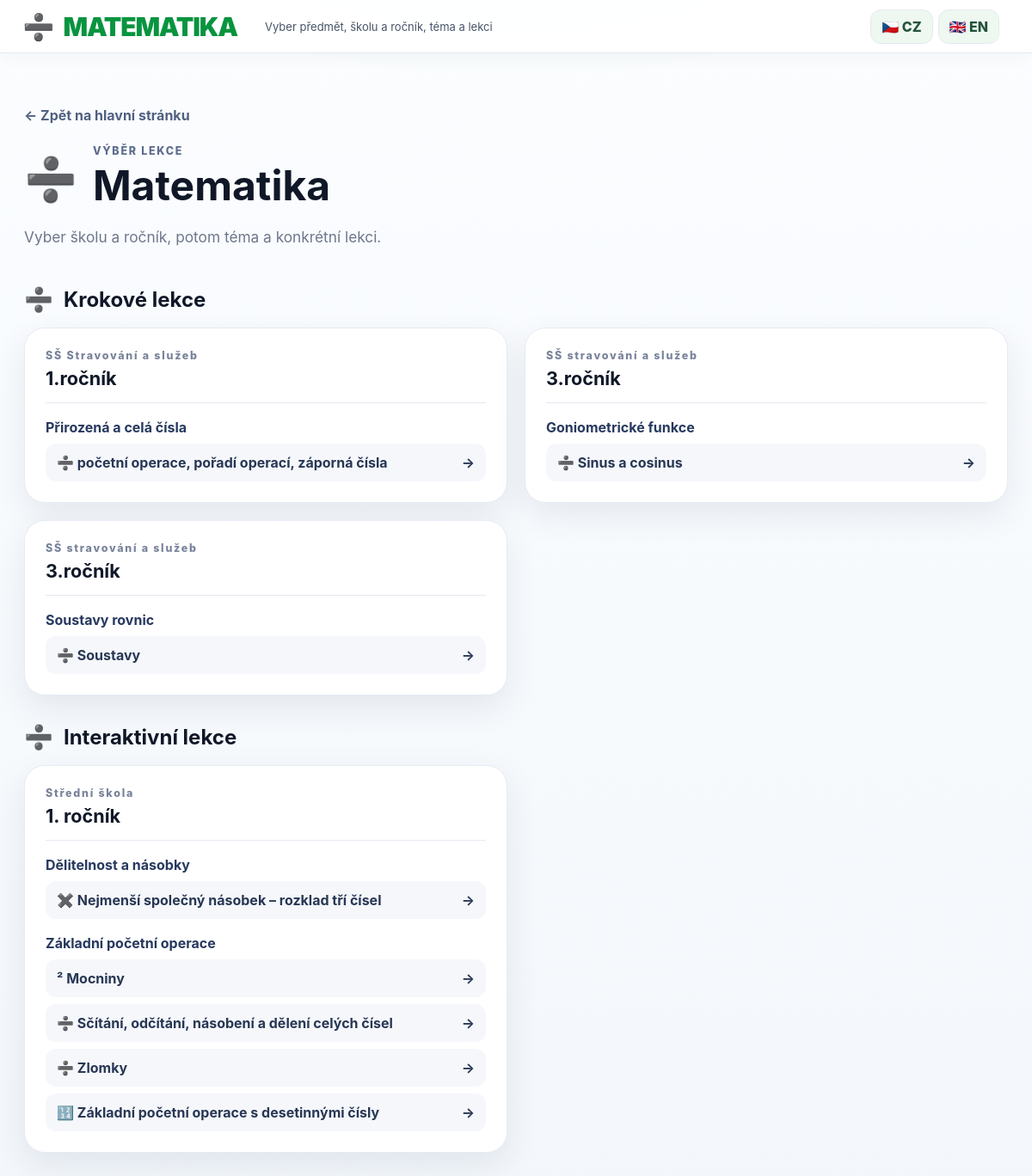
/catalog/matematika (signed in), run on the app's committed database.
### app.py (models this page shows)
class MathLesson(db.Model):
    id = db.Column(db.Integer, primary_key=True)
    school = db.Column(db.String(160), default='')
    grade_name = db.Column(db.String(120), default='')
    topic = db.Column(db.String(180), default='')
    title = db.Column(db.String(220), nullable=False)
    html_original = db.Column(db.String(255), default='')
    html_stored = db.Column(db.String(255), default='')
    is_published = db.Column(db.Boolean, default=True)
    created_at = db.Column(db.DateTime, default=datetime.utcnow)

class InteractiveLesson(db.Model):
    id = db.Column(db.Integer, primary_key=True)
    slug = db.Column(db.String(120), unique=True, nullable=False)
    subject = db.Column(db.String(40), nullable=False)
    school = db.Column(db.String(160), nullable=False)
    grade_name = db.Column(db.String(120), nullable=False)
    topic = db.Column(db.String(160), nullable=False)
    title = db.Column(db.String(220), nullable=False)
    description = db.Column(db.Text, default='')
    icon = db.Column(db.String(20), default='📘')
    package_dir = db.Column(db.String(255), nullable=False)
    is_published = db.Column(db.Boolean, default=True)
    imported_at = db.Column(db.DateTime, default=datetime.utcnow)

### app.py (the view)
@app.route('/catalog/<kind>')
def subject_catalog(kind):
    r = require_login()
    if r: return r
    filters = {
        'bio-obc': lambda q: q.filter(db.or_(Subject.name.ilike('%bio%'), Subject.name.ilike('%občan%'), Subject.name.ilike('%obcan%'), Subject.name.ilike('%zeměpis%'), Subject.name.ilike('%zemepis%'), Subject.name.ilike('%geog%'))),
        'fyzika': lambda q: q.filter(Subject.name.ilike('%fyz%')),
        'matematika': lambda q: q.filter(Subject.name.ilike('%matemat%')),
        'informatika': lambda q: q.filter(Subject.name.ilike('%informat%')),
    }
    if kind not in filters:
        return 'Neznámý předmět', 404
    q = Subject.query
    subjects = filters[kind](q).order_by(Subject.name).all()
    titles = {
        'bio-obc': ('Biologie, občanská výchova a zeměpis', '🧬'),
        'fyzika': ('Fyzika', '⚛️'),
        'matematika': ('Matematika', '➗'),
        'informatika': ('Informatika', '💻'),
    }
    title, icon = titles[kind]
    interactive_groups = interactive_groups_for(kind) if kind in ('bio-obc', 'fyzika', 'matematika', 'informatika') else []
    informatics_lessons = InformaticsLesson.query.filter_by(is_published=True).order_by(
        InformaticsLesson.school, InformaticsLesson.grade_name, InformaticsLesson.topic, InformaticsLesson.title
    ).all() if kind == 'informatika' else []
    math_lessons = MathLesson.query.filter_by(is_published=True).order_by(
        MathLesson.school, MathLesson.grade_name, MathLesson.topic, MathLesson.title
    ).all() if kind == 'matematika' else []
    return render_template(
        'catalog.html',
        course={'subject': title, 'grade':'', 'block':'', 'icon':icon},
        lesson=None,
        subjects=subjects,
        interactive_groups=interactive_groups,
        informatics_lessons=informatics_lessons,
        math_lessons=math_lessons,
        kind=kind,
        title=title,
        icon=icon
    )

### app.py (called while the page is built)
def current_lang():
    lang = session.get('lang', 'cs')
    return lang if lang in ('cs','en') else 'cs'

def tr(value):
    if value is None: return ''
    return I18N.get(current_lang(), {}).get(str(value), str(value))

def current_user():
    uid = session.get('uid')
    return db.session.get(User, uid) if uid else None

def require_login():
    if not current_user(): return redirect(url_for('login'))

@app.context_processor
def inject():
    u = current_user()
    last = None
    if u:
        res = Result.query.filter_by(user_id=u.id).order_by(Result.created_at.desc()).first()
        if res: last = {'lesson': res.lesson.title, 'percent': res.percent, 'grade': res.grade, 'score': res.score, 'total': res.total}
    return {'user': u, 'last_result': last, 'lang': current_lang(), 't': tr, 'language_locked': bool(session.get('language_locked'))}

def _is_render_instance():
    if str(os.getenv('RENDER', '')).lower() in ('1', 'true', 'yes'):
        return True
    if os.getenv('RENDER_SERVICE_ID'):
        return True
    try:
        return '.onrender.com' in (request.host or '').lower()
    except RuntimeError:
        return False

@app.context_processor
def inject_local_access():
    local = not _is_render_instance()
    return {
        'is_local_instance': local,
        'local_access_url': (f'http://{_local_lan_ip()}:5000/login' if local else '')
    }

### templates/catalog.html (shortened to what this page needs)
{% extends 'base.html' %}
{% block content %}
<main class="catalog-shell">
  <div class="catalog-head">
    <a class="back-link" href="{{ url_for('portal') }}">← Zpět na hlavní stránku</a>
    <div class="catalog-title"><span>{{ icon }}</span><div><p>VÝBĚR LEKCE</p><h1>{{ title }}</h1></div></div>
    <p class="catalog-intro">Vyber školu a ročník, potom téma a konkrétní lekci.</p>
  </div>
  {% if kind == 'matematika' and math_lessons %}
    <section class="catalog-subject">
      <div class="catalog-subject-name"><span>➗</span><h2>Krokové lekce</h2></div>
      <div class="grade-grid">
      {% for l in math_lessons %}
        <article class="grade-card">
          <div class="grade-card-head"><span>{{l.school}}</span><h3>{{l.grade_name}}</h3></div>
          <div class="topic-group"><h4>{{l.topic}}</h4><div class="topic-lessons">
            <a href="{{url_for('math_lesson',lesson_id=l.id)}}">➗ {{l.title}} <span>→</span></a>
          </div></div>
        </article>
      {% endfor %}
      </div>
    </section>
  {% endif %}
  {% if interactive_groups %}
    <section class="catalog-subject">
      <div class="catalog-subject-name"><span>{{ icon }}</span><h2>Interaktivní lekce</h2></div>
      <div class="grade-grid">
      {% for g in interactive_groups %}
        <article class="grade-card">
          <div class="grade-card-head">
            <span>{{ g.school }}</span>
            <h3>{{ g.grade }}</h3>
          </div>
          {% for topic, lessons_in_topic in g.topics.items() %}
            <div class="topic-group">
              <h4>{{ topic }}</h4>
              <div class="topic-lessons">
              {% for l in lessons_in_topic %}
                <a href="{{ url_for('interactive_lesson', slug=l.slug) }}">
                  {{ l.icon }} {{ l.title }} <span>→</span>
                </a>
              {% endfor %}
              </div>
            </div>
          {% endfor %}
        </article>
      {% endfor %}
      </div>
    </section>
  {% endif %}
</main>
{% endblock %}

### static/css/style.css (style rules this page uses)
:root { --green:#08943f;--green2:#16a34a;--green3:#eaf8ef;--blue:#0b72ef; --navy:#071a2d;--navy2:#0a2a45;--text:#101828;--muted:#667085; --line:#e4eaf1;--line2:#edf1f6;--bg:#f5f8fb;--card:#fff; --shadow:0 18px 46px rgba(15,23,42,.075);--soft:0 8px 22px rgba(15,23,42,.045); }
* { box-sizing:border-box }
html { scroll-behavior:smooth }
body { margin:0;font-family:Inter,Segoe UI,Arial,sans-serif;color:var(--text);background:#f5f8fb;background-image:radial-gradient(700px 240px at 50% -80px,rgba(34,197,94,.11),transparent 70%),linear-gradient(180deg,#fbfdff,#f3f7fb) }
.portal-shell,.catalog-shell { max-width:1240px;margin:0 auto;padding:42px 28px 70px }
.portal-kicker,.subject-label,.catalog-title p,.grade-card-head span { display:block;font-size:.78rem;font-weight:850;letter-spacing:.14em }
.catalog-head { padding:20px 0 28px }
.back-link { display:inline-block;margin-bottom:24px;text-decoration:none;color:#506080;font-weight:750 }
.catalog-title { display:flex;align-items:center;gap:18px }
.catalog-title>span { font-size:3.1rem }
.catalog-title p { margin:0;color:#5d6b8d }
.catalog-title h1 { font-size:clamp(2rem,4vw,3.5rem);margin:3px 0 }
.catalog-intro { color:#6e778b;font-size:1.08rem }
.catalog-subject { margin-bottom:32px }
.catalog-subject-name { display:flex;align-items:center;gap:12px;margin-bottom:16px }
.catalog-subject-name span { font-size:1.7rem }
.catalog-subject-name h2 { margin:0 }
.grade-grid { display:grid;grid-template-columns:repeat(2,1fr);gap:20px }
.grade-card { background:#fff;border-radius:24px;padding:24px;box-shadow:0 14px 38px rgba(31,47,83,.09);border:1px solid #e7ebf3 }
.grade-card-head { padding-bottom:15px;border-bottom:1px solid #e5e9f1 }
.grade-card-head span { color:#78829a }
.grade-card-head h3 { font-size:1.35rem;margin:6px 0 0 }
.topic-group { margin-top:18px }
.topic-group h4 { margin:0 0 9px;color:#27395f }
.topic-lessons { display:grid;gap:8px }
.topic-lessons a { display:flex;align-items:center;gap:10px;padding:12px 13px;border-radius:12px;background:#f5f7fb;text-decoration:none;color:#283754;font-weight:700 }
.topic-lessons a span { margin-left:auto }

### data on the page
MathLesson: school "SŠ Stravování a služeb", grade_name "1.ročník", topic "Přirozená a celá čísla", title "početní operace, pořadí operací, záporná čísla"
MathLesson: school "SŠ stravování a služeb", grade_name "3.ročník", topic "Goniometrické funkce", title "Sinus a cosinus"
MathLesson: school "SŠ stravování a služeb", grade_name "3.ročník", topic "Soustavy rovnic", title "Soustavy"
InteractiveLesson: school "Střední škola", grade "1. ročník", topic "Dělitelnost a násobky", icon "✖️", title "Nejmenší společný násobek – rozklad tří čísel"
InteractiveLesson: topic "Základní početní operace", icon "²", title "Mocniny"
InteractiveLesson: icon "➗", title "Sčítání, odčítání, násobení a dělení celých čísel"
InteractiveLesson: icon "➗", title "Zlomky"
InteractiveLesson: icon "🔢", title "Základní početní operace s desetinnými čísly"

### other printed values
{{ course.icon }} "➗"
{{ course.subject|upper }} "MATEMATIKA"
{{ t('Vyber předmět, školu a ročník, téma a lekci') }} "Vyber předmět, školu a ročník, téma a lekci"
{{ icon }} "➗"
{{ title }} "Matematika"
